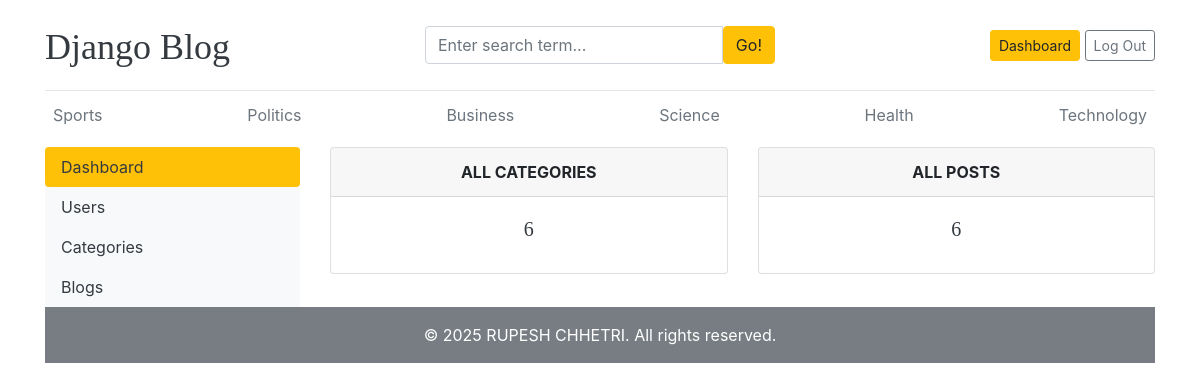
The page /dashboard/ (signed in) on the database its author committed.
### blogs/models.py (models this page shows, shortened)
class Category(models.Model):
    category_name = models.CharField(max_length=100)
    created_at = models.DateTimeField(auto_now_add=True)
    updated_at = models.DateTimeField(auto_now=True)
    class meta:
        verbose_name_plural = "Categories"

### dashboards/views.py (the view)
# urls.py: path("dashboard/", include("dashboards.urls")),
@login_required(login_url='login')
def dashboard(request):
    category_count= Category.objects.all().count()
    blog_count= Blog.objects.all().count()
    context={
        'category_count':category_count,
        'blog_count':blog_count,
    }
    return render(request, "dashboard/dashboard.html", context )

### blogs/context_processors.py (called while the page is built)
def get_categories(request):
    category = Category.objects.all()
    return {'category': category}

def get_socialmedia(request):
    socialmedia = SocialMedia.objects.all()
    return {'socialmedia': socialmedia}

### blog_main/templates/dashboard/dashboard.html
{% extends "base.html" %} {% block content %}
<div class="row">
 {% include 'dashboard/sidebar.html' %}
  <div class="col-md-9">
    <div class="row">
      <div class="col">
        <div class="card border-default mb-3">
          <div class="card-header text-center text-uppercase font-weight-bold">
            All Categories
          </div>
          <div class="card-body text-dark">
            <h5 class="card-title text-center">{{category_count}}</h5>
          </div>
        </div>
      </div>
      <div class="col">
        <div class="card border-default mb-3">
          <div class="card-header text-center text-uppercase font-weight-bold">
            All posts
          </div>
          <div class="card-body text-dark">
            <h5 class="card-title text-center">{{blog_count}}</h5>
          </div>
        </div>
      </div>
    </div>
  </div>
</div>
{% endblock %}

### blog_main/templates/base.html (shortened to what this page needs)
{% load static %}
<!DOCTYPE html>
<html lang="en">
<head>
    <link href="https://getbootstrap.com/docs/4.0/dist/css/bootstrap.min.css" rel="stylesheet">
    <link rel="stylesheet" href="{% static 'css/blog.css' %}">
    <link rel="stylesheet" href="https://cdnjs.cloudflare.com/ajax/libs/font-awesome/7.0.1/css/all.min.css" />
  </head>
<body>
    <div class="container">
      <header class="blog-header py-3">
        <div class="row flex-nowrap justify-content-between align-items-center">
          <div class="col-4 pt-1">
            <a class="blog-header-logo text-dark" href="/">Django Blog</a>
          </div>
          <div class="col-4">
            <form action="{% url 'blog_search' %}" method="GET">
              <div class="input-group">
            <input
              class="form-control"
              type="text"
              name="keyword"
              placeholder="Enter search term..."
              aria-label="Enter search term..."
              aria-describedby="button-search"
              required
            />
            <button type="submit" class="btn btn-warning" id="button-search" type="button">
              Go!
            </button>
          </div>
            </form>
          </div>
          <div class="col-4 d-flex justify-content-end align-items-center">
            {% if not user.is_authenticated %}
            <a class="btn btn-sm btn-warning" href="{% url 'login' %}">Login</a> &nbsp;
            <a class="btn btn-sm btn-outline-secondary" href="{% url 'register' %}">Register</a>
            {% elif user.is_staff %}
            <a class="btn btn-sm btn-warning" href="{% url 'dashboard' %}">Dashboard</a> &nbsp;
            <a class="btn btn-sm btn-outline-secondary" href="{% url 'logout' %}">Log Out</a>
            {% else %}
            <p>Welcome, <strong>{{ user.username }}</strong> 👋</p> &nbsp;
            <a class="btn btn-sm btn-outline-secondary" href="{% url 'logout' %}">Log Out</a>
            {% endif %}
          </div>
        </div>
      </header>
      <div class="nav-scroller py-1 mb-2">
        <nav class="nav d-flex justify-content-between">
          {% for cat in category %}
          <a class="p-2 text-muted" href="{% url 'post_by_category' cat.id %}">{{ cat.category_name }}</a>
          {% endfor %}
      </div>
{% block content %}
{% endblock %}
<footer class="py-3">
        <div class="container">
            <div class="row">
                <div class="col-md-12 text-center">
                    <p class="mb-0">
                        &copy; 2025 RUPESH CHHETRI. All rights reserved.
                    </p>
                </div>
            </div>
        </div>
    </footer>
 </div>
</body>
</html>

### blog_main/static/css/blog.css (style rules this page uses)
.blog-header { border-bottom: 1px solid #e5e5e5; }
.blog-header-logo { font-family: "Playfair Display", Georgia, "Times New Roman", serif; font-size: 2.25rem; }
h1, h2, h3, h4, h5, h6 { font-family: "Playfair Display", Georgia, "Times New Roman", serif; }

### blog_main/templates/base.html (style rules this page uses)
footer { background-color: #777d83; color: #ffffff; margin-top: auto; }

### rows shown on the page
Category: category_name "Sports"
Category: category_name "Politics"
Category: category_name "Business"
Category: category_name "Science"
Category: category_name "Health"
Category: category_name "Technology"

### other values the page prints
{{ category_count }} "6"
{{ blog_count }} "6"
